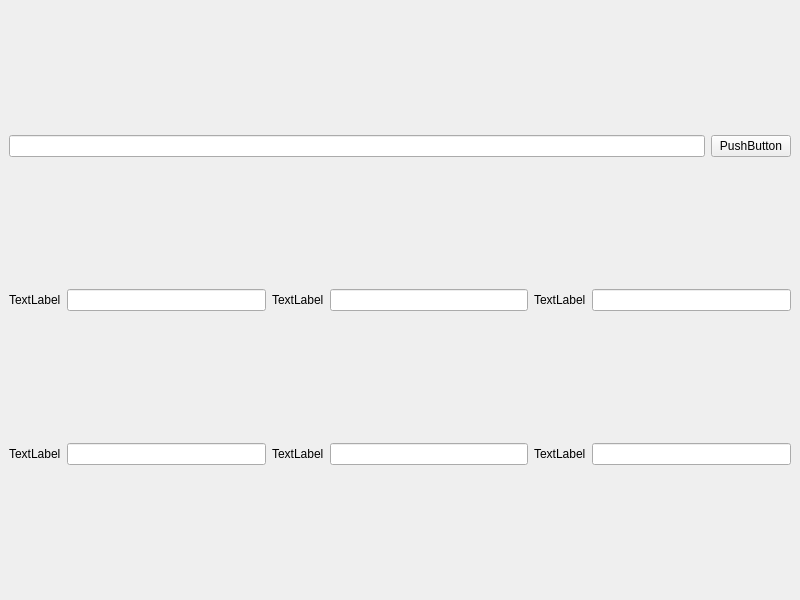
<?xml version="1.0" encoding="UTF-8"?>
<ui version="4.0">
 <class>MainWindow</class>
 <widget class="QMainWindow" name="MainWindow">
  <property name="geometry">
   <rect>
    <x>0</x>
    <y>0</y>
    <width>800</width>
    <height>600</height>
   </rect>
  </property>
  <property name="windowTitle">
   <string>MainWindow</string>
  </property>
  <widget class="QWidget" name="centralwidget">
   <layout class="QVBoxLayout" name="verticalLayout">
    <item>
     <layout class="QHBoxLayout" name="horizontalLayout_4">
      <item>
       <widget class="QLineEdit" name="lineEdit"/>
      </item>
      <item>
       <widget class="QPushButton" name="pushButton">
        <property name="text">
         <string>PushButton</string>
        </property>
       </widget>
      </item>
     </layout>
    </item>
    <item>
     <layout class="QHBoxLayout" name="horizontalLayout_2">
      <item>
       <widget class="QLabel" name="label">
        <property name="text">
         <string>TextLabel</string>
        </property>
       </widget>
      </item>
      <item>
       <widget class="QLineEdit" name="lineEdit_2"/>
      </item>
      <item>
       <widget class="QLabel" name="label_2">
        <property name="text">
         <string>TextLabel</string>
        </property>
       </widget>
      </item>
      <item>
       <widget class="QLineEdit" name="lineEdit_3"/>
      </item>
      <item>
       <widget class="QLabel" name="label_3">
        <property name="text">
         <string>TextLabel</string>
        </property>
       </widget>
      </item>
      <item>
       <widget class="QLineEdit" name="lineEdit_4"/>
      </item>
     </layout>
    </item>
    <item>
     <layout class="QHBoxLayout" name="horizontalLayout_3">
      <item>
       <widget class="QLabel" name="label_4">
        <property name="text">
         <string>TextLabel</string>
        </property>
       </widget>
      </item>
      <item>
       <widget class="QLineEdit" name="lineEdit_5"/>
      </item>
      <item>
       <widget class="QLabel" name="label_5">
        <property name="text">
         <string>TextLabel</string>
        </property>
       </widget>
      </item>
      <item>
       <widget class="QLineEdit" name="lineEdit_6"/>
      </item>
      <item>
       <widget class="QLabel" name="label_6">
        <property name="text">
         <string>TextLabel</string>
        </property>
       </widget>
      </item>
      <item>
       <widget class="QLineEdit" name="lineEdit_7"/>
      </item>
     </layout>
    </item>
    <item>
     <layout class="QHBoxLayout" name="horizontalLayout"/>
    </item>
   </layout>
  </widget>
 </widget>
 <resources/>
 <connections/>
</ui>
